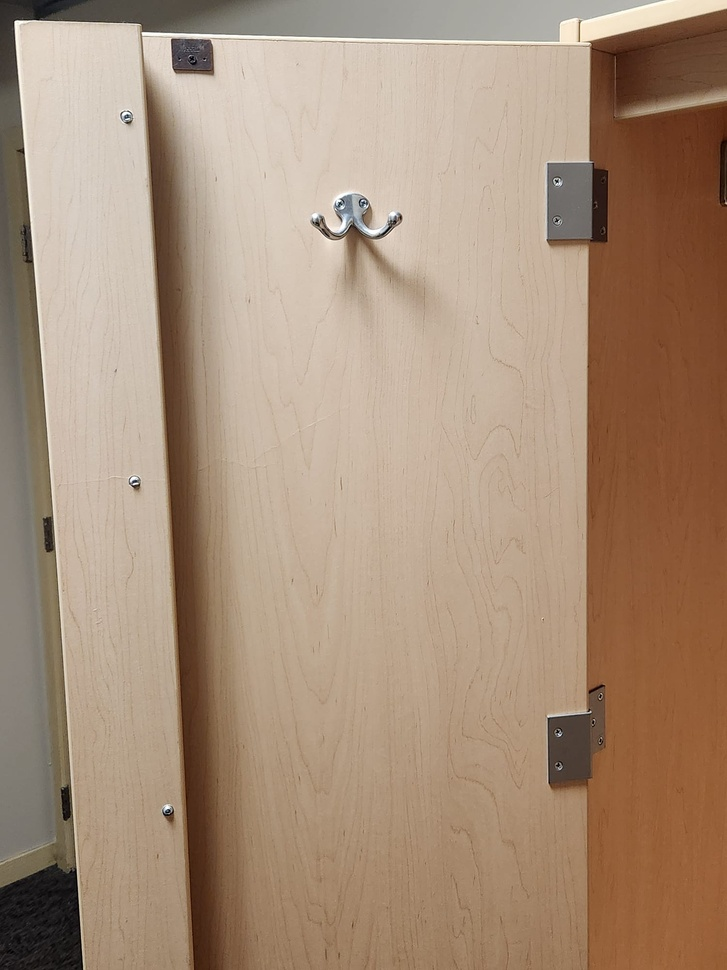
#> input picture screw_exploration/Blob_detection/test6.jpeg, 727 x 970 px, shrunk from 1500 x 2000 before the run
$ python -i preprocess.py   (imports and definitions only)
#> lines starting #> are read from the running program, lines starting #| are printed output that depends on the picture
#> further down, picture is the input picture: shape (970, 727, 3); mean B, G, R 121.3, 142.9, 167.4
import numpy as np
import cv2

def apply_gaussian_smoothing(image):
    # Apply Gaussian blur with kernel size (3, 3) and sigma 10
    blurred_img = cv2.GaussianBlur(image, (3, 3), 50)
    return blurred_img

def apply_clahe(image):
    clahe = cv2.createCLAHE(clipLimit=2.0, tileGridSize=(8, 8))
    return clahe.apply(image)

def apply_prewitt_edge_detection(image):
    kernelx = np.array([[1, 0, -1], [1, 0, -1], [1, 0, -1]], dtype=int)
    kernely = np.array([[1, 1, 1], [0, 0, 0], [-1, -1, -1]], dtype=int)
    img_prewittx = cv2.filter2D(image, -1, kernelx)
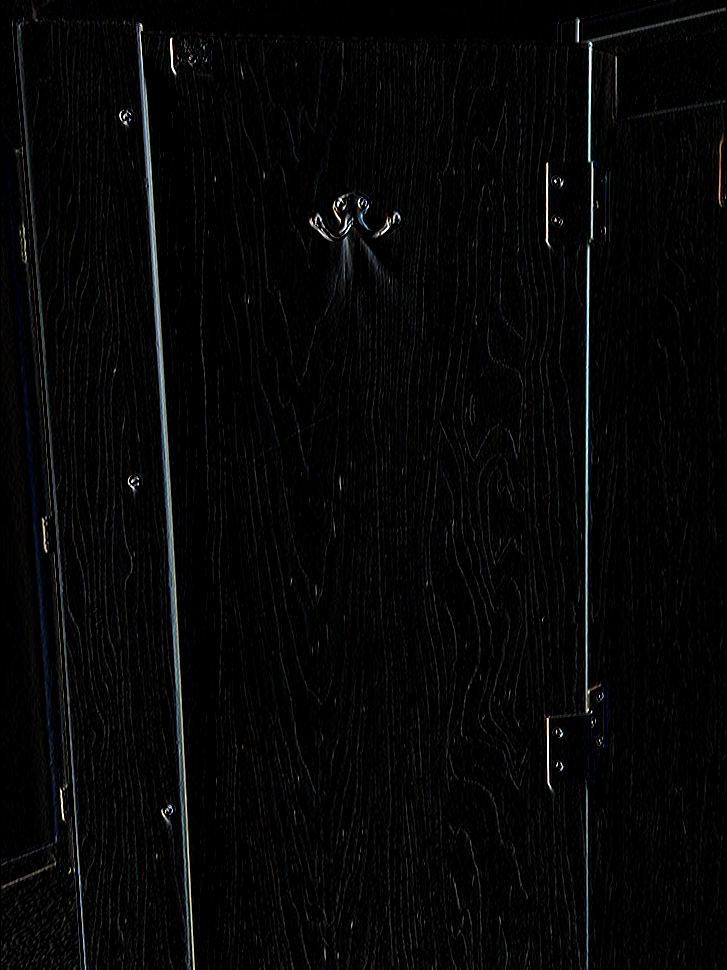
#> img_prewittx: shape (970, 727, 3); mean B, G, R 6.5, 6.3, 6
    img_prewitty = cv2.filter2D(image, -1, kernely)
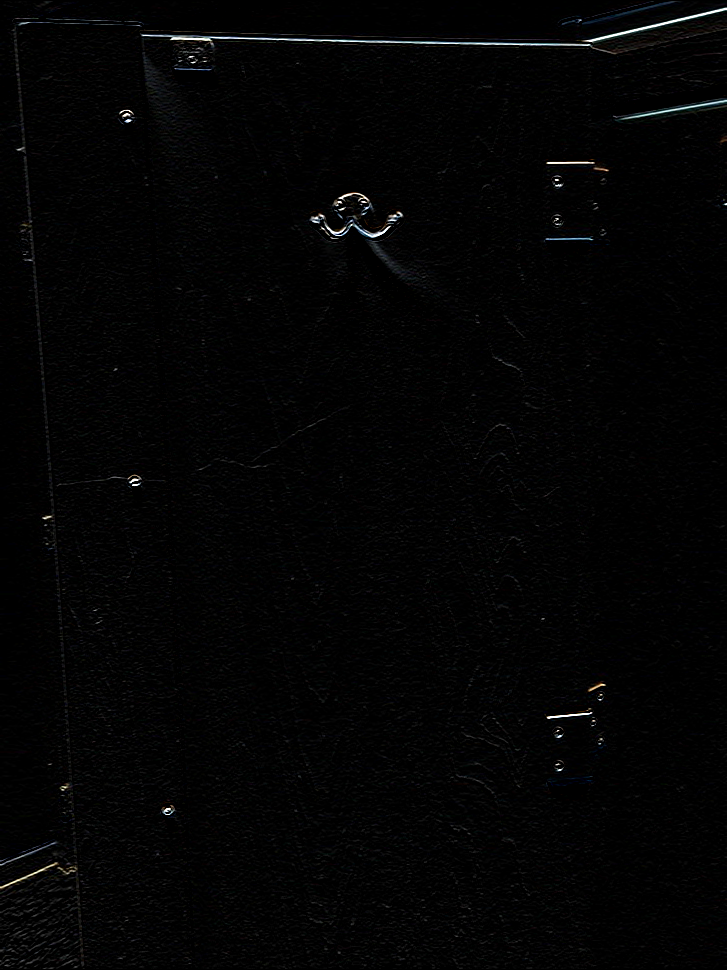
#> img_prewitty: shape (970, 727, 3); mean B, G, R 3.6, 3.5, 3.4
    return cv2.bitwise_or(img_prewittx, img_prewitty)

def preprocess_proposal(image):
    # blur = cv2.medianBlur(image, 5)
    blur = image
    # [18 lines of commented-out code are left out]
    return blur

>>> import cv2
>>> picture = cv2.imread('test6.jpeg')
>>> result = apply_prewitt_edge_detection(picture)

$ run again, on screw_exploration/Blob_detection/webcam.jpeg
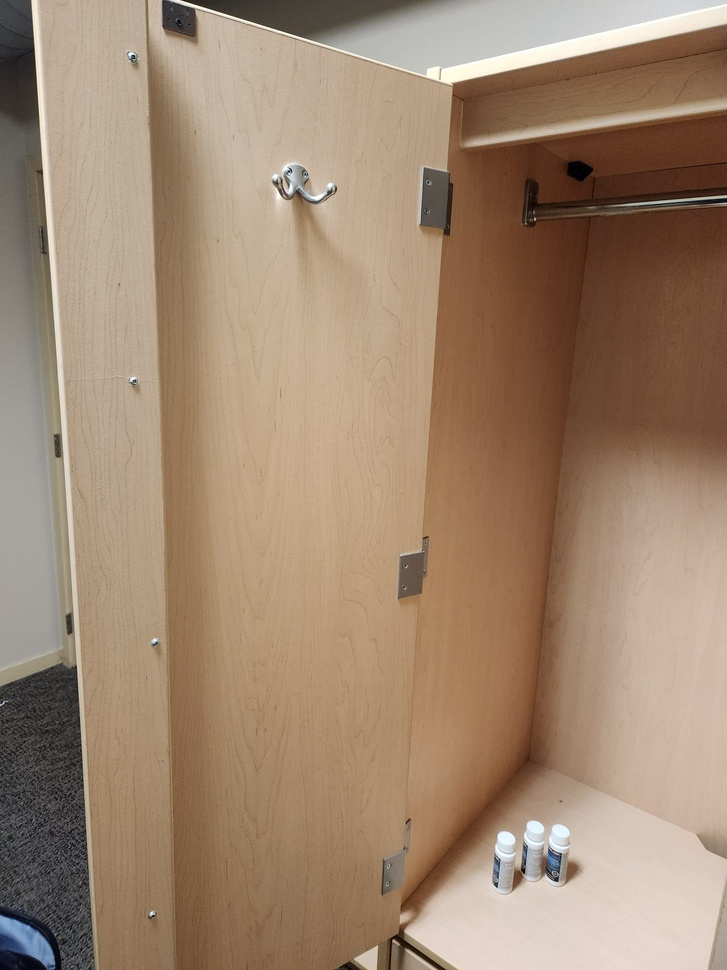
#> input picture screw_exploration/Blob_detection/webcam.jpeg, 727 x 970 px, shrunk from 1500 x 2000 before the run
#> picture is the input picture: shape (970, 727, 3); mean B, G, R 112.2, 134.5, 159.5
#> in apply_prewitt_edge_detection, `img_prewitty = cv2.filter2D(image, -1, kernely)`:
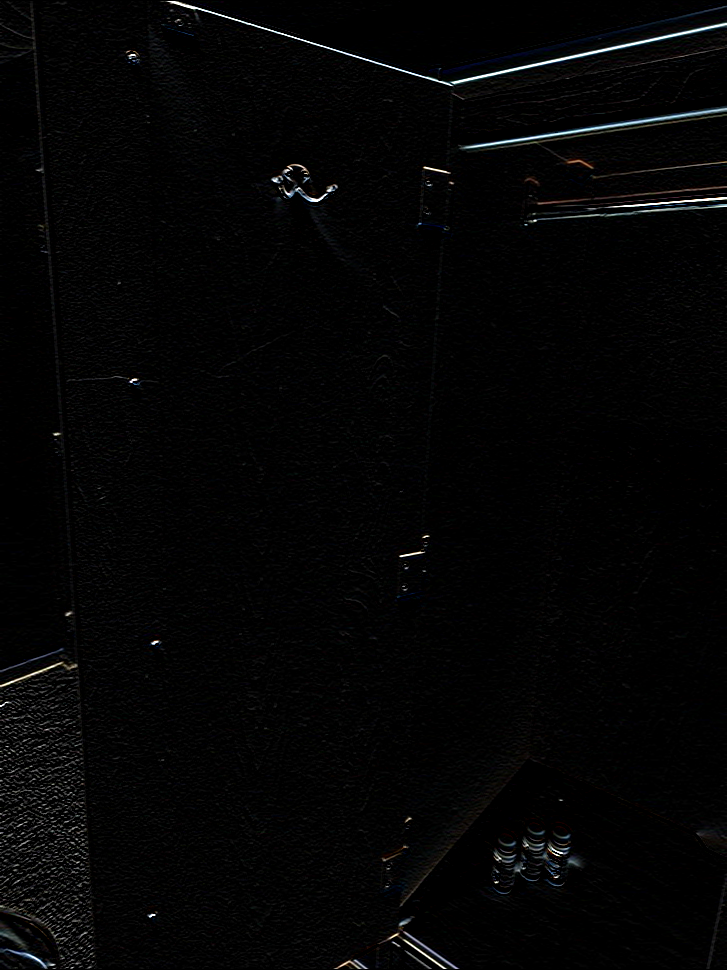
#> img_prewitty: shape (970, 727, 3); mean B, G, R 4.5, 4.4, 4.3
#> in apply_prewitt_edge_detection, `return cv2.bitwise_or(img_prewittx, img_prewitty)`:
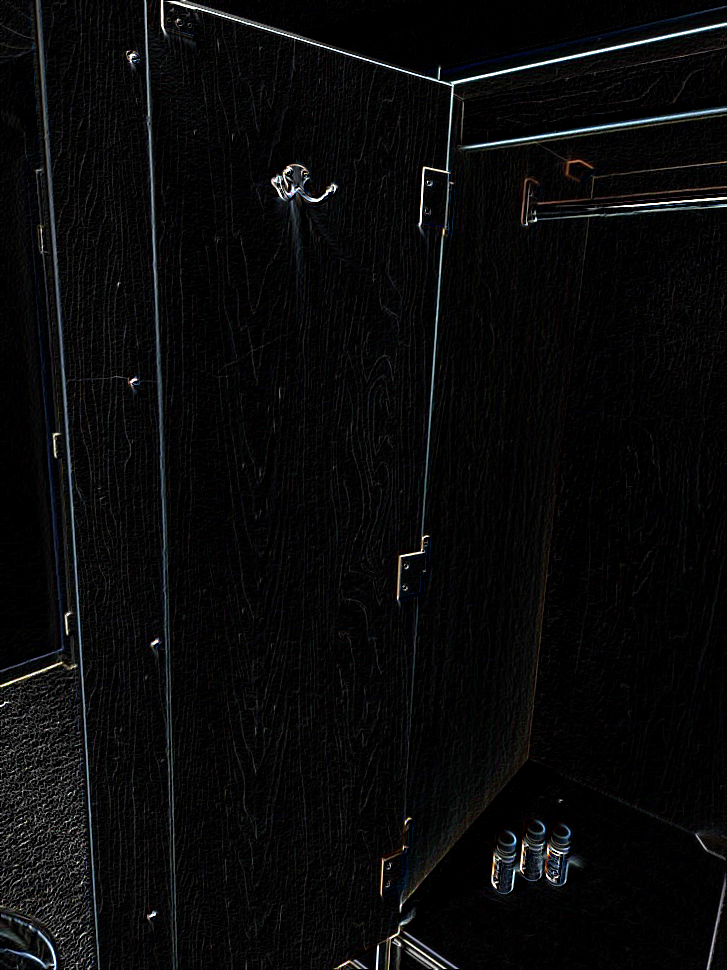
#> returned value: shape (970, 727, 3); mean of channels 0, 1, 2 10, 9.6, 9.3; drawn as B, G, R

$ run again, on screw_exploration/Blob_detection/webcam2.jpeg
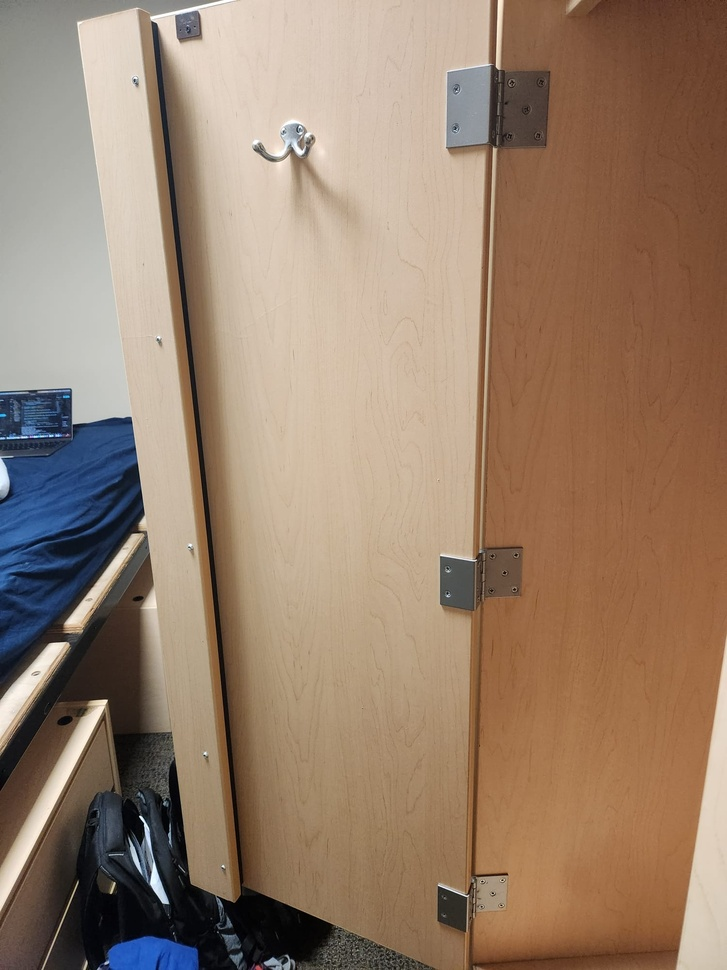
#> input picture screw_exploration/Blob_detection/webcam2.jpeg, 727 x 970 px, shrunk from 1500 x 2000 before the run
#> picture is the input picture: shape (970, 727, 3); mean B, G, R 107.8, 127.8, 152
#> in apply_prewitt_edge_detection, `img_prewitty = cv2.filter2D(image, -1, kernely)`:
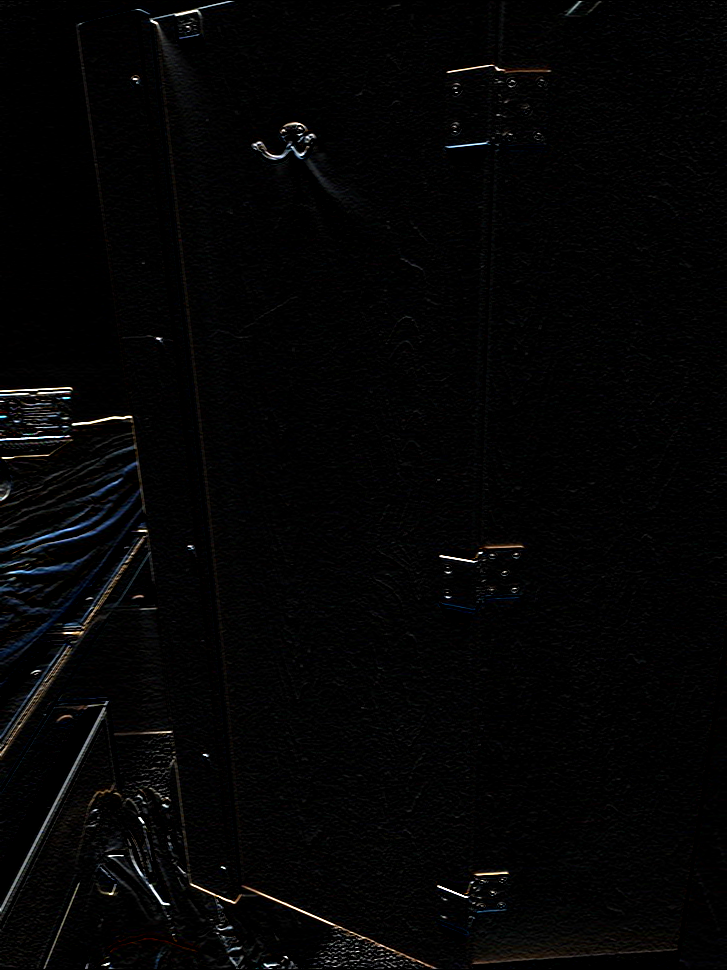
#> img_prewitty: shape (970, 727, 3); mean B, G, R 4.5, 4.3, 4.3
#> in apply_prewitt_edge_detection, `return cv2.bitwise_or(img_prewittx, img_prewitty)`:
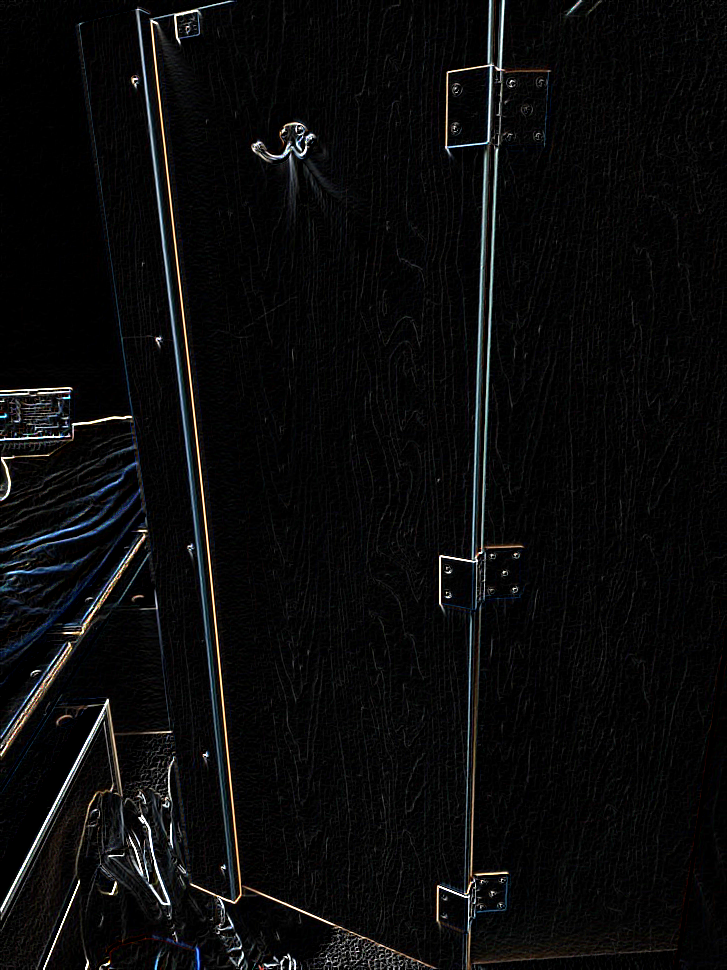
#> returned value: shape (970, 727, 3); mean of channels 0, 1, 2 11.1, 10.8, 10.6; drawn as B, G, R
